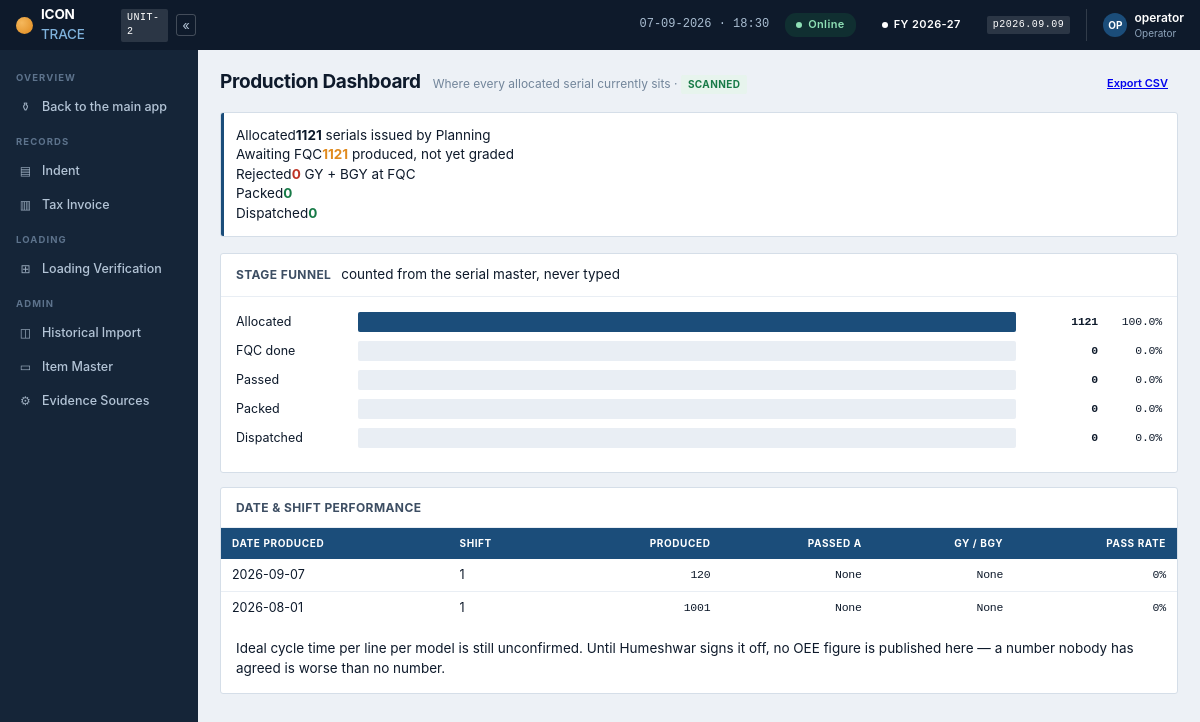
/dashboard, run on the app's committed database.
### tables this page shows
CREATE TABLE serial (
  serial         TEXT NOT NULL,
  build_instance INTEGER    NOT NULL DEFAULT 1,
  alloc_id       INTEGER      NULL,
  indent_line_id INTEGER      NULL,
  model          TEXT NOT NULL,
  wattage        INT         NOT NULL,
  customer       TEXT NULL,
  dcr            TEXT NULL,
  format_version INTEGER     NOT NULL,
  date_produced  TEXT        NOT NULL,
  shift          INTEGER     NOT NULL,
  sequence       INT         NOT NULL,
  grade          TEXT NULL,
  state          TEXT
                 NOT NULL DEFAULT 'planned',
  PRIMARY KEY (serial, build_instance)

);

### app.py (the view)
@app.route("/dashboard")
def proddash():
    with db.conn() as (cx, cur):
        f = db.production_funnel(cur)
        shifts = db.shift_performance(cur)
    return render_template("proddash.html", f=f, shifts=shifts)

### app.py (called while the page is built)
def build_id():
    h = hashlib.sha256()
    for name in BUILD_FILES:
        for folder in (BASE, os.path.join(BASE, "static"),
                       os.path.join(BASE, "templates")):
            p = os.path.join(folder, name)
            if os.path.exists(p):
                h.update(str(os.path.getmtime(p)).encode())
                h.update(str(os.path.getsize(p)).encode())
                break
    return h.hexdigest()[:10]

@app.after_request
def no_store(resp):
    ct = resp.headers.get("Content-Type", "")
    if "text/html" in ct or "application/json" in ct:
        resp.headers["Cache-Control"] = "no-store, no-cache, must-revalidate, max-age=0"
        resp.headers["Pragma"] = "no-cache"
        resp.headers["Expires"] = "0"
        resp.headers["X-Icon-Build"] = build_id()
    return resp

def actor():
    return session.get("user", "operator")

@app.context_processor
def globals_():
    return {
        "db_mode": "MySQL" if db.available() else "DEMO — nothing is saved",
        "db_live": db.available(),
        "today": datetime.date.today(),
        "fy_label": db.fy_label(db.fin_year()),
        "user": actor(),
        "parser_version": invparse.__version__,
        "now": datetime.datetime.now().strftime("%d-%m-%Y  ·  %H:%M"),
        "cfg_unit": "2",
        "build": build_id(),
    }

### db.py (called while the page is built, shortened)
def available():
    return True

def fin_year(d=None):
    d = d or datetime.date.today()
    return d.year if d.month >= 4 else d.year - 1

def fy_label(fy):
    return "%d-%02d" % (fy, (fy + 1) % 100)

def shift_performance(cur):
    cur.execute(
        "SELECT date_produced AS date, shift, COUNT(*) produced, "
        "SUM(grade='A') passed, SUM(grade IN ('GY','BGY')) rejected "
        "FROM serial GROUP BY date_produced, shift "
        "ORDER BY date_produced DESC, shift DESC LIMIT 12")
    return cur.fetchall()

### store.py (called while the page is built, shortened)
def _row_factory(cursor, row):
    return {d[0]: row[i] for i, d in enumerate(cursor.description)}

def ensure():
    global _ready
    if _ready and os.path.exists(DB_PATH):
        return

    def execute(self, sql, args=()):
        self._c.execute(sql.replace("%s", "?"), tuple(args))
        return self

    def fetchall(self):
        return self._c.fetchall()

    def __exit__(self, exc_type, exc, tb):
        try:
            if exc_type:
                self.cx.rollback()
            else:
                self.cx.commit()
        finally:
            self.cx.close()
        return False

### templates/proddash.html (shortened to what this page needs)
{% extends "base.html" %}{% set nav='proddash' %}
{% block body %}
<div class="pg"><h2>Production Dashboard</h2>
  <p>Where every allocated serial currently sits · <span class="tag t-pass">scanned</span></p>
  <div class="pg-act"><a class="btn btn-sm" href="{{ url_for('export_csv', what='serials') }}">Export CSV</a></div>
</div>
<div class="kpi" style="margin-bottom:16px">
  <div><span>Allocated</span><b>{{ f.allocated }}</b>
    <span class="hint">serials issued by Planning</span></div>
  <div><span>Awaiting FQC</span><b style="color:var(--solar)">{{ f.planned }}</b>
    <span class="hint">produced, not yet graded</span></div>
  <div><span>Rejected</span><b style="color:var(--fail)">{{ f.rejected }}</b>
    <span class="hint">GY + BGY at FQC</span></div>
  <div><span>Packed</span><b style="color:var(--pass)">{{ f.packed }}</b></div>
  <div><span>Dispatched</span><b style="color:var(--pass)">{{ f.dispatched }}</b></div>
</div>
<div class="card"><div class="card-h"><h3>Stage funnel</h3>
  <span class="sp hint">counted from the serial master, never typed</span></div>
<div class="card-b">
{% for name, n, pc in f.stages %}
  <div style="display:flex;align-items:center;gap:12px;margin-bottom:9px">
    <div style="width:110px;font-size:12.5px">{{ name }}</div>
    <div style="flex:1;background:var(--line2);border-radius:2px;height:20px">
      <div style="width:{{ pc }}%;height:100%;border-radius:2px;
           background:{{ 'var(--brand)' if loop.index0 < 3 else 'var(--pass)' }}"></div></div>
    <div class="mono" style="width:70px;text-align:right"><b>{{ n }}</b></div>
    <div class="hint mono" style="width:52px;text-align:right">{{ pc }}%</div>
  </div>
{% endfor %}
</div></div>
<div class="card"><div class="card-h"><h3>Date &amp; shift performance</h3></div>
{% if shifts %}<table>
<thead><tr><th>Date produced</th><th>Shift</th><th style="text-align:right">Produced</th>
<th style="text-align:right">Passed A</th><th style="text-align:right">GY / BGY</th>
<th style="text-align:right">Pass rate</th></tr></thead><tbody>
{% for r in shifts %}<tr><td>{{ r.date }}</td><td>{{ r.shift }}</td>
  <td style="text-align:right" class="mono">{{ r.produced }}</td>
  <td style="text-align:right" class="mono">{{ r.passed }}</td>
  <td style="text-align:right" class="mono" style="color:var(--fail)">{{ r.rejected }}</td>
  <td style="text-align:right" class="mono">
    {{ ((r.passed or 0) * 100 // (r.produced or 1)) }}%</td></tr>{% endfor %}
</tbody></table>{% else %}<div class="card-b hint">No production yet.</div>{% endif %}
<div class="card-b hint">Ideal cycle time per line per model is still unconfirmed.
Until Humeshwar signs it off, no OEE figure is published here — a number nobody
has agreed is worse than no number.</div></div>
{% endblock %}

### data on the page
serial: date "2026-09-07", shift "1", produced "120", passed "None", rejected "None", ((r.passedor0)*100//(r.producedor1)) "0"
serial: date "2026-08-01", shift "1", produced "1001", passed "None", rejected "None", ((r.passedor0)*100//(r.producedor1)) "0"

### other printed values
{{ cfg_unit }} "2"
{{ fy_label }} "2026-27"
{{ parser_version }} "2026.09.09"
{{ user[:2] | upper }} "OP"
{{ user }} "operator"
{{ f.allocated }} "1121"
{{ f.planned }} "1121"
{{ f.rejected }} "0"
{{ f.packed }} "0"
{{ f.dispatched }} "0"
{{ name }} "Allocated" "FQC done" "Passed" "Packed" "Dispatched"
{{ n }} "1121" "0" "0" "0" "0"
{{ pc }} "100.0" "0.0" "0.0" "0.0" "0.0"
